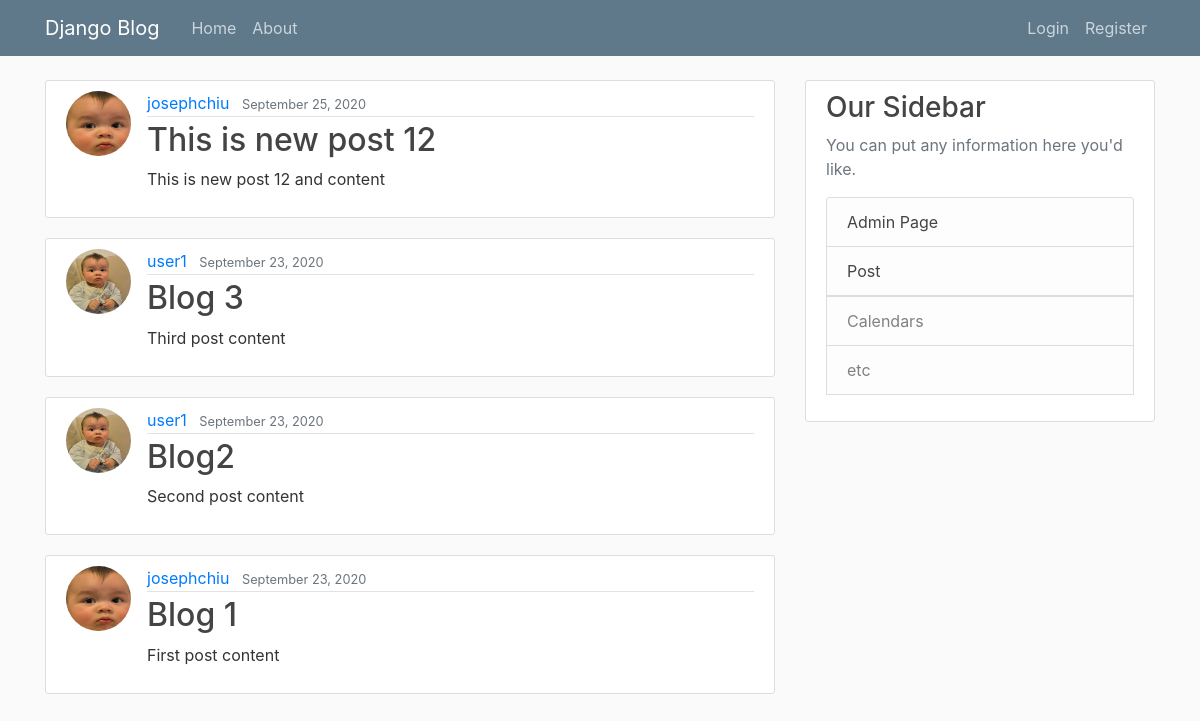
Before: / with the older database file.
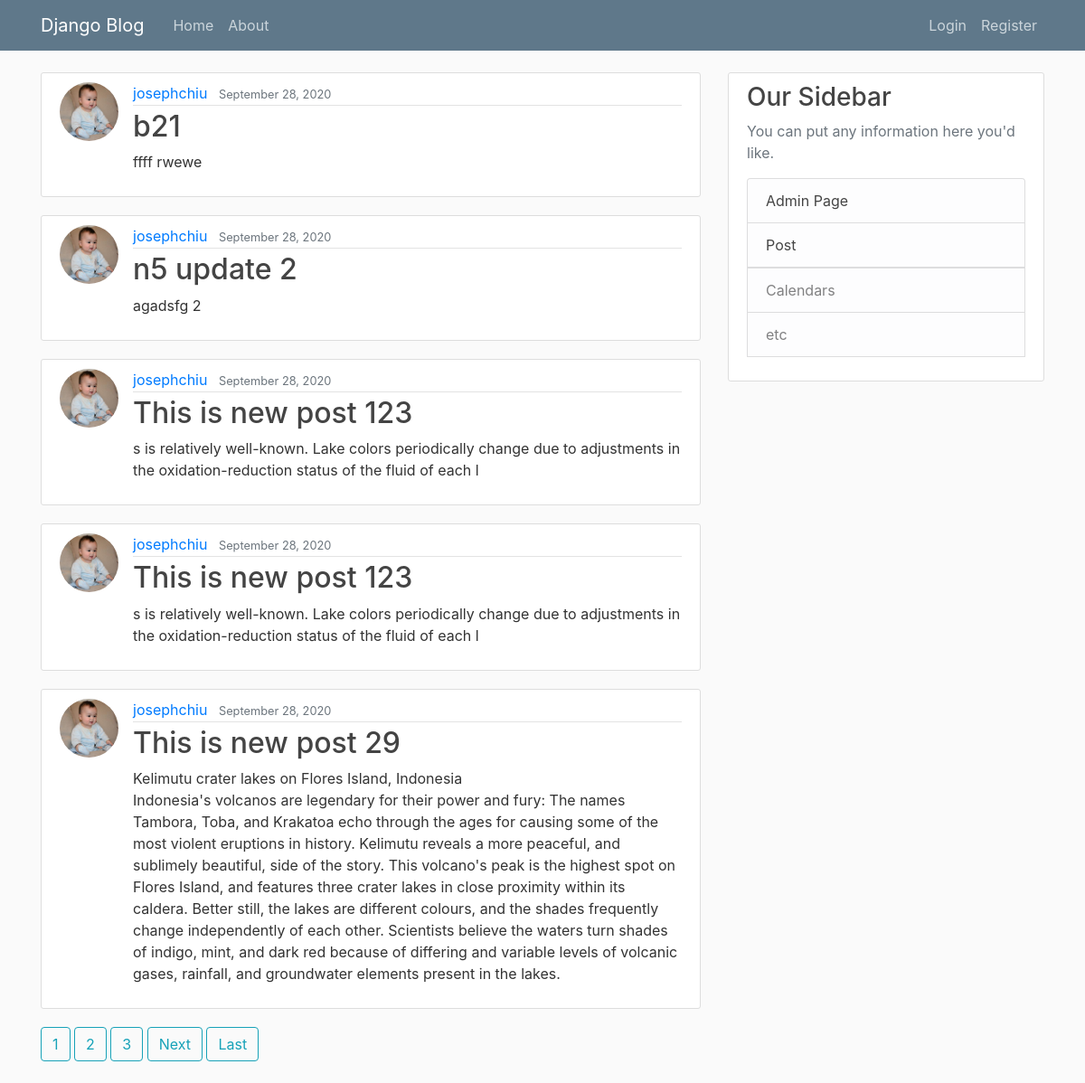
After: the same page with the newer database file.
### blog/models.py (models this page shows, shortened)
class Post(models.Model):
    title = models.CharField(max_length=100)
    content = models.TextField()
    date_posted = models.DateTimeField(default=timezone.now)
    author = models.ForeignKey(User, on_delete=models.CASCADE)

### users/models.py (models this page shows, shortened)
class Profile(models.Model):
     user = models.OneToOneField(User, on_delete=models.CASCADE)
     image = models.ImageField(default='default.jpg', upload_to='profile_pics')

### blog/views.py (the view)
# urls.py: path('', PostListView.as_view(), name='blog-home'),
class PostListView(ListView):
    model = Post
    template_name = 'blog/home.html'  # <app>/<model>_<viewtype>.html
    context_object_name = 'posts'
    ordering = ['-date_posted']
    paginate_by = 5

### blog/templates/blog/home.html (shortened to what this page needs)
{% extends "blog/base.html" %}
{% block content %}
{% for post in posts %}
    <article class="media content-section">
      <img class="rounded-circle article-img" src="{{post.author.profile.image.url}}">
      <div class="media-body">
          <div class="article-metadata">
          <a class="mr-2" href="#">{{ post.author }}</a>
          <small class="text-muted">{{ post.date_posted | date:"F d, Y" }}</small>
        </div>
        <h2><a class="article-title" href="{% url 'post-detail' post.id %}">{{ post.title }}</a></h2>
          <p class="article-content">{{ post.content }}</p>
      </div>
    </article>
{% endfor %}
{% if is_paginated %}
    {% for num in page_obj.paginator.page_range %}
        {% if page_obj.number == num %}
            <a class="btn btn-outline-info mb-4" href="?page={{ num }}">{{ num }}</a>
        {% elif num > page_obj.number|add:'-3' and num < page_obj.number|add:'3' %}
            <a class="btn btn-outline-info mb-4" href="?page={{ num }}">{{ num }}</a>
        {% endif %}
    {% endfor %}
    {% if page_obj.has_next %}
        <a class="btn btn-outline-info mb-4" href="?page={{ page_obj.next_page_number }}">Next</a>
        <a class="btn btn-outline-info mb-4" href="?page={{ page_obj.paginator.num_pages }}">Last</a>
    {% endif %}
{% endif %}
{% endblock content %}

### blog/templates/blog/base.html (shortened to what this page needs)
{% load static %}
<!DOCTYPE html>
<html>
<head>
    <link rel="stylesheet" type="text/css" href="{% static 'blog/css/bootstrap.min.css' %}">
    <link rel="stylesheet" type="text/css" href="{% static 'blog/main.css' %}">
</head>
<body>
    <header class="site-header">
      <nav class="navbar navbar-expand-md navbar-dark bg-steel fixed-top">
        <div class="container">
          <a class="navbar-brand mr-4" href="{% url 'blog-home' %}">Django Blog</a>
          <div class="collapse navbar-collapse" id="navbarToggle">
            <div class="navbar-nav mr-auto">
              <a class="nav-item nav-link" href="{% url 'blog-home' %}">Home</a>
                <a class="nav-item nav-link" href="{% url 'blog-about' %}">About</a>
            </div>
            <div class="navbar-nav">
              {% if user.is_authenticated %}
                <img width="30" height="30" class="rounded-circle special-img"  src="{{ user.profile.image.url }}">
                <a class="nav-item nav-link" href="{% url 'post-create' %}">New Post</a>
                <a class="nav-item nav-link" href="{% url 'profile' %}">Profile</a>
                    <a class="nav-item nav-link" href="{% url 'logout' %}">Logout</a>
              {% else %}
                  <a class="nav-item nav-link" href="{% url 'login' %}">Login</a>
                  <a class="nav-item nav-link" href="{% url 'register' %}">Register</a>
              {% endif %}
            </div>
          </div>
        </div>
      </nav>
    </header>
    <main role="main" class="container">
      <div class="row">
        <div class="col-md-8">
          {% block content %}{% endblock %}
        </div>
        <div class="col-md-4">
          <div class="content-section">
            <h3>Our Sidebar</h3>
            <p class='text-muted'>You can put any information here you'd like.
              <ul class="list-group">
              <li class="list-group-item list-group-item-light"><a class="article-title" href="/admin">Admin Page</a></li>
                <li class="list-group-item list-group-item-light"><a class="article-title" href="#">Post</li>
                <li class="list-group-item list-group-item-light">Calendars</li>
                <li class="list-group-item list-group-item-light">etc</li>
              </ul>
            </p>
          </div>
        </div>
      </div>
    </main>
</body>
</html>

### blog/static/blog/main.css (style rules this page uses)
body { background: #fafafa; color: #333333; margin-top: 5rem; }
h1, h2, h3, h4, h5, h6 { color: #444444; }
ul { margin: 0; }
.bg-steel { background-color: #5f788a; }
.site-header .navbar-nav .nav-link { color: #cbd5db; }
.content-section { background: #ffffff; padding: 10px 20px; border: 1px solid #dddddd; border-radius: 3px; margin-bottom: 20px; }
.article-title { color: #444444; }
.article-content { white-space: pre-line; }
.article-img { height: 65px; width: 65px; margin-right: 16px; }
.article-metadata { padding-bottom: 1px; margin-bottom: 4px; border-bottom: 1px solid #e3e3e3 }

Changed rows visible on the page:
no longer on this page (row unchanged): Post: author.profile.image (picture), author "josephchiu", date_posted "September 25, 2020", title "This is new post 12", content "This is new post 12 and content"
no longer on this page (row unchanged): Post: author.profile.image (placeholder picture), author "user1", date_posted "September 23, 2020", title "Blog 3", content "Third post content"
no longer on this page (row unchanged): Post: author.profile.image (placeholder picture), author "user1", date_posted "September 23, 2020", title "Blog2", content "Second post content"
no longer on this page (row unchanged): Post: author.profile.image (picture), author "josephchiu", date_posted "September 23, 2020", title "Blog 1", content "First post content"
added Post: author.profile.image (picture), author "josephchiu", date_posted "September 28, 2020", title "b21", content "ffff rwewe"
added Post: author.profile.image (picture), author "josephchiu", date_posted "September 28, 2020", title "n5 update 2", content "agadsfg 2"
added Post: author.profile.image (picture), author "josephchiu", date_posted "September 28, 2020", title "This is new post 123", content "s is relatively well-known. Lake colors periodically change due to adjustments in the oxidation-reduction status of the fluid of each l"
added Post: author.profile.image (picture), author "josephchiu", date_posted "September 28, 2020", title "This is new post 123", content "s is relatively well-known. Lake colors periodically change due to adjustments in the oxidation-reduction status of the fluid of each l"
added Post: author.profile.image (picture), author "josephchiu", date_posted "September 28, 2020", title "This is new post 29", content "Kelimutu crater lakes on Flores Island, Indonesia Indonesia's volcanos are legendary for their power and fury: The names Tambora, Toba, and Krakatoa echo through the ages for causing some of the most violent eruptions in history. Kelimutu reveals a more peaceful, and sublimely beautiful, side of the story. This volcano's peak is the highest spot on Flores Island, and features three crater lakes in close proximity within its caldera. Better still, the lakes are different colours, and the shades frequently change independently of each other. Scientists believe the waters turn shades of indigo, mint, and dark red because of differing and variable levels of volcanic gases, rainfall, and…"
Other visible differences:
new list line: "1"
new list line: "2"
new list line: "3"
text now shown: "Next Last"
